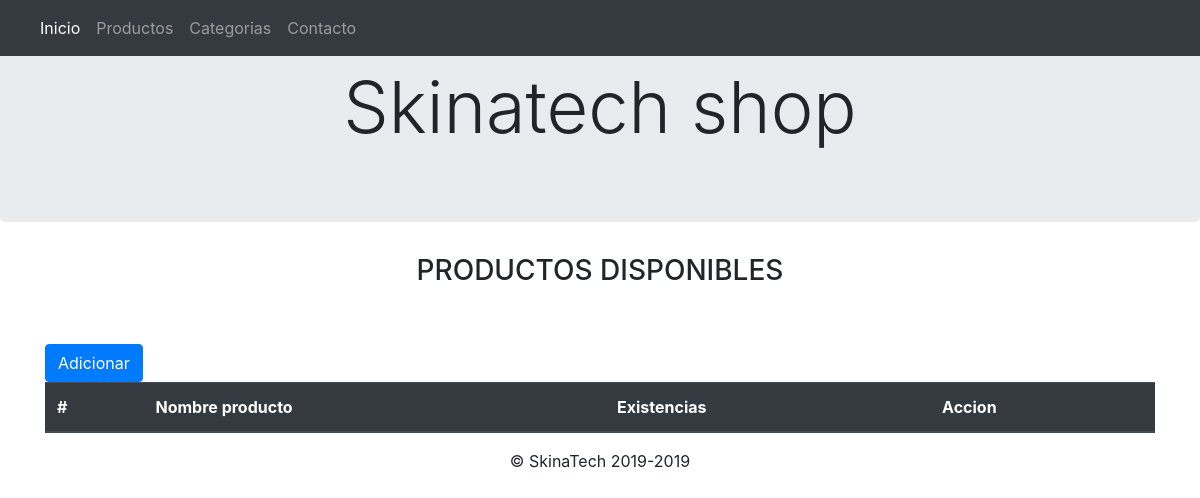
The page /index.php/total_products_controller on the database as committed earlier.
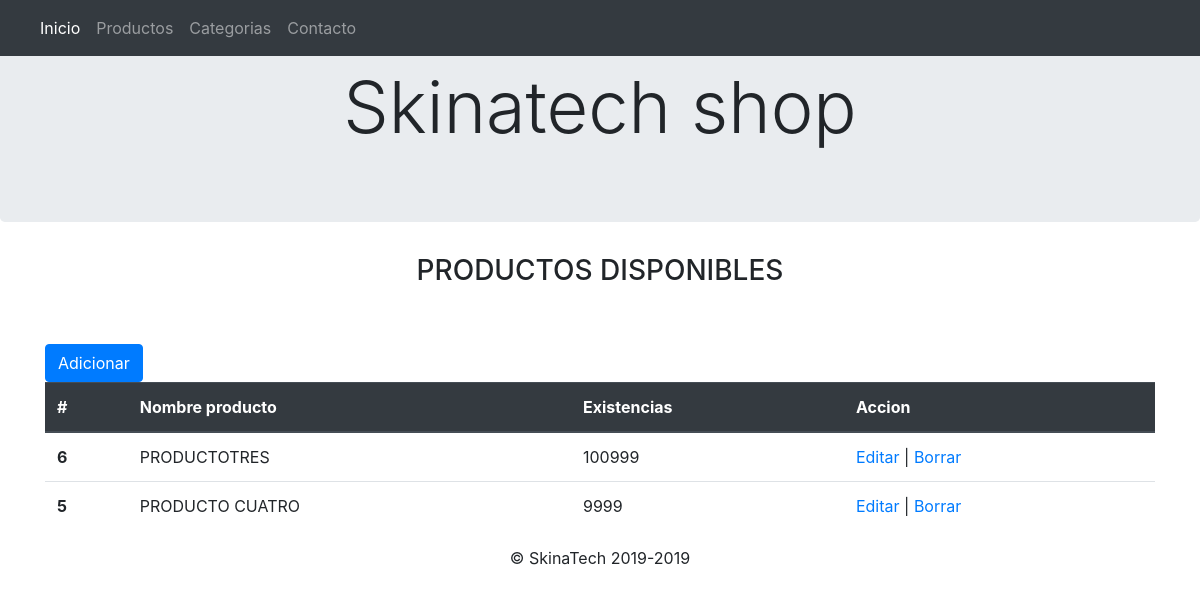
The same page on the database as committed later.
### tables this page shows
CREATE TABLE `totales_actuales` (
  `id_producto` int(11) DEFAULT NULL,
  `cantidad_producto` int(11) DEFAULT NULL,
  `id_totales` int(11) NOT NULL
);

CREATE TABLE `productos` (
  `id_producto` int(11) NOT NULL,
  `nombre_producto` varchar(100) DEFAULT NULL,
  `descripcion_producto` varchar(100) DEFAULT NULL,
  `es_activo` int(11) DEFAULT '0',
  `valor_producto` int(11) NOT NULL
);

### application/controllers/Total_products_controller.php (called while the page is built, shortened)
<?php
class Total_products_controller extends CI_Controller {
    public function __construct()
    {
        $this->load->model('Crud_model');
        $this->load->helper('form');
    }
    public function index()
    {
        $this->load->view('/includes/header_view');
        $data['productos'] = $this->Crud_model->get_productos_dropdown();
        $data['result'] = $this->Crud_model->total_products_show();
        $this->load->view('total_products_view',$data);
        $this->load->view('includes/footer_view');
    }
}

### index.php (called while the page is built, shortened)
<?php
require_once BASEPATH.'core/CodeIgniter.php';

### application/models/Crud_model.php (called while the page is built, shortened)
<?php if ( ! defined('BASEPATH')) exit('No direct script access allowed');
class Crud_model extends CI_Model {
    function total_products_show()
    {
        $query = $this->db->query('SELECT id_totales, nombre_producto AS "id_producto", cantidad_producto FROM totales_actuales, productos where totales_actuales.id_producto = productos.id_producto ');
        return $query->result();
    }
}

### application/views/total_products_view.php (the view, shortened to what this page needs)
<div class="page-heade">
        <div class="container">
          <center><h3 class="display-6">PRODUCTOS DISPONIBLES</h3></center>
        </div>
</div>
<div class="container">
        <br>
        <br>
<button type="button" class="btn btn-primary" data-toggle="modal" data-target="#exampleModal">
  Adicionar
</button>
            <table class="table">
            <thead class="thead-dark">
                <tr>
                <th scope="col">#</th>
                <th scope="col">Nombre producto</th>
                <th scope="col">Existencias</th>
                <th scope="col">Accion</th>
                </tr>
            </thead>
            <tbody>
                <?php foreach($result as $row) {?>
                <tr>
                <th scope="row"><?php echo $row->id_totales;?></th>
                <td><?php echo $row->id_producto;?></td>
                <td><?php echo $row->cantidad_producto;?></td>
                <td>
                <a href="<?php echo site_url('total_products_controller/edit');?>/<?php echo $row->id_totales;?>">Editar</a>  |
                <a href="<?php echo site_url('total_products_controller/delete');?>/<?php echo $row->id_totales;?>">Borrar</a>
                </td>
                    </tr>
                    <?php } ?>
            </tbody>
            </table>
      </div>

Rows that differ between the two databases and show on the page:
added totales_actuales: id_totales "6", id_producto.nombre_producto "PRODUCTOTRES", cantidad_producto "100999"
added totales_actuales: id_totales "5", id_producto.nombre_producto "PRODUCTO CUATRO", cantidad_producto "9999"
